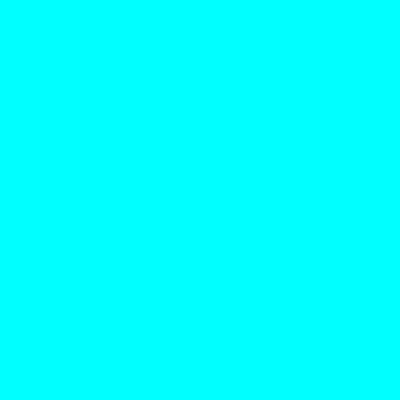
Frame 1 (no input)
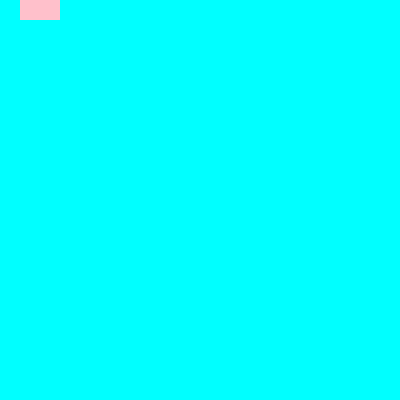
Frame 60 (no input)
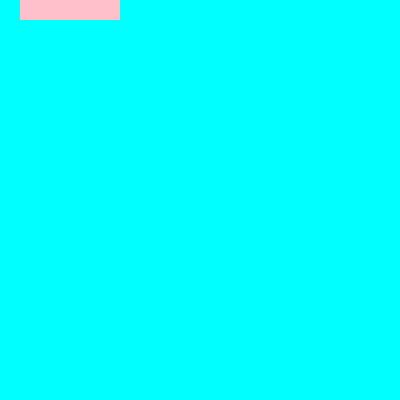
Frame 120 (the mouse pressed at the canvas centre since frame 60)

The p5.js sketch that drew these frames (run headless with seeded random() and noise() and a simulated clock; from frame 60 on, the mouse is pressed at the canvas centre):

// p5.js sketch
// ── sketch.js
//obstacle variables
const ROWS = 20;
const COLS = 20;
let grid = createGrid(ROWS,COLS); // make the grid the size an length of the obsitcle
let rows, cols, cellWidth, cellHeight;
let obstacle = {x: 100, y: 100}; //assign it a grid, basically assigned it the first grid
let obX = 0;
let obY = 0;

//previous location of obstacle
let prevobX = 0;
let prevobY = 0;
let state = "right";
let speed = 1;

function setup() {
  createCanvas(400, 400);
  //obstacle grid 
  rows = grid.length;
  cols = grid[0].length;
  cellWidth = width/cols;
  cellHeight = height/rows;
}

function draw() {
  background(220);
  displayGrid();
  obstacles();
}

//green obstacle
function obstacles(){
  createObstacle();
  if (frameCount% 20 === 0){
    moveObstacle();
  }


}

function createObstacle(){
  noStroke();
  fill("lime");
  grid[prevobX][prevobY] = 0;
  grid[obY][obX] = 1;
}

function moveObstacle(){
  determineState();
  prevobX=obX;
  prevobY=obY;
  
  if (state=== "right") {
      obX += speed;
    }
   else if (state === "down"){
    obY -= speed;
  }
  //   else if (state === "left"){
  //   x-=speed;
  // }
  // else if (state ==="up"){
  //   y-=speed;
  // }
}

function determineState(){
  if (state === "right"  && obX >= COLS-1){
    state = "down";
  }
 // else if (state === "down"){
 //   state = "left";
 // }
 //  else if ( state === "left"){
 //    state = "up";
 //  }
 //   else if ( state === "left"){
 //    state = "right";
 //  }
}

function createGrid(cols, rows){
  let grid = [];
  for (let y = 0; y < rows; y++){
    grid.push([])
    for (let x = 0; x < cols; x++){
      grid[y].push(0);
    }
  }
  return grid;
}

function displayGrid(){
  for (let y = 0; y < rows; y++){
    for (let x = 0; x < cols; x++){
      if (grid[y][x] === 0){
        fill("cyan");
      }
      if (grid[y][x] === 1){
        fill("pink");
      }
      noStroke();
      rect(x*cellWidth, y*cellHeight, cellWidth, cellHeight);
    }
  }
}
